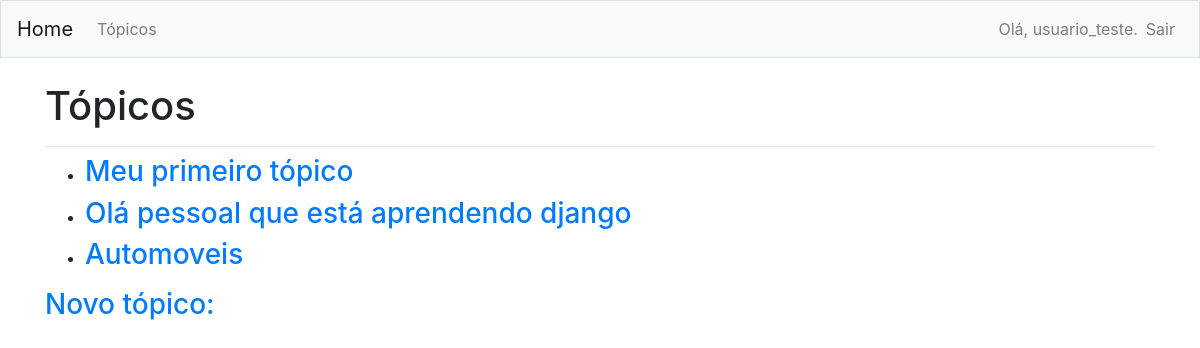
/topics/ (signed in), run on an earlier commit of the app's database.
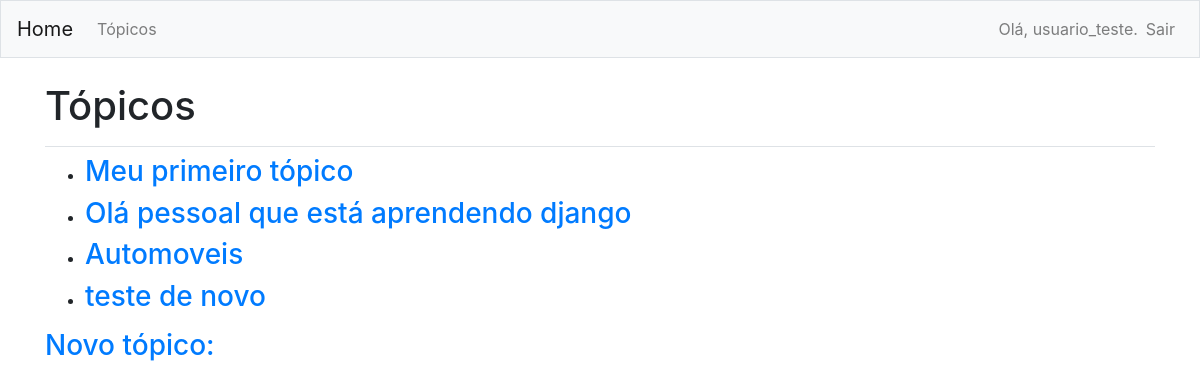
And on a later commit of the database.
### learning_logs/models.py (models this page shows)
class Topic(models.Model):
	text = models.CharField(max_length=200, verbose_name='assunto')
	date_added = models.DateTimeField(auto_now_add=True, verbose_name='Data')
	owner = models.ForeignKey(User, on_delete=models.CASCADE, verbose_name='autor')
	class Meta:
		verbose_name_plural = 'tópicos'
	def __str__(self):
		return self.text

### learning_logs/views.py (the view)
# urls.py: path('topics/', views.topics, name='topics'),
@login_required
def topics(request):
    topics = Topic.objects.filter(owner=request.user).order_by('date_added')
    context = {'topics': topics}
    return render(request, 'learning_logs/topics.html', context)

### learning_logs/templates/learning_logs/topics.html
{% extends "learning_logs/base.html" %}
{% block page_header %}
  <h1>Tópicos</h1>
{% endblock page_header %}
{% block content %}
	<ul>
		{% for topic in topics %}
			<li> <h3>
				<a href="{% url 'learning_logs:topic' topic.id %}">{{ topic }}</a>
			</h3></li>
		{% empty %}
			<li><h3> Nenhum tópico adicionado ainda.</h3></li>
		{% endfor %}
	</ul>
	<h3><a href="{% url 'learning_logs:new_topic' %}">Novo tópico:</a></h3>
{% endblock content %}

What changed in the data, as far as the page shows it:
added Topic: text "teste de novo"
